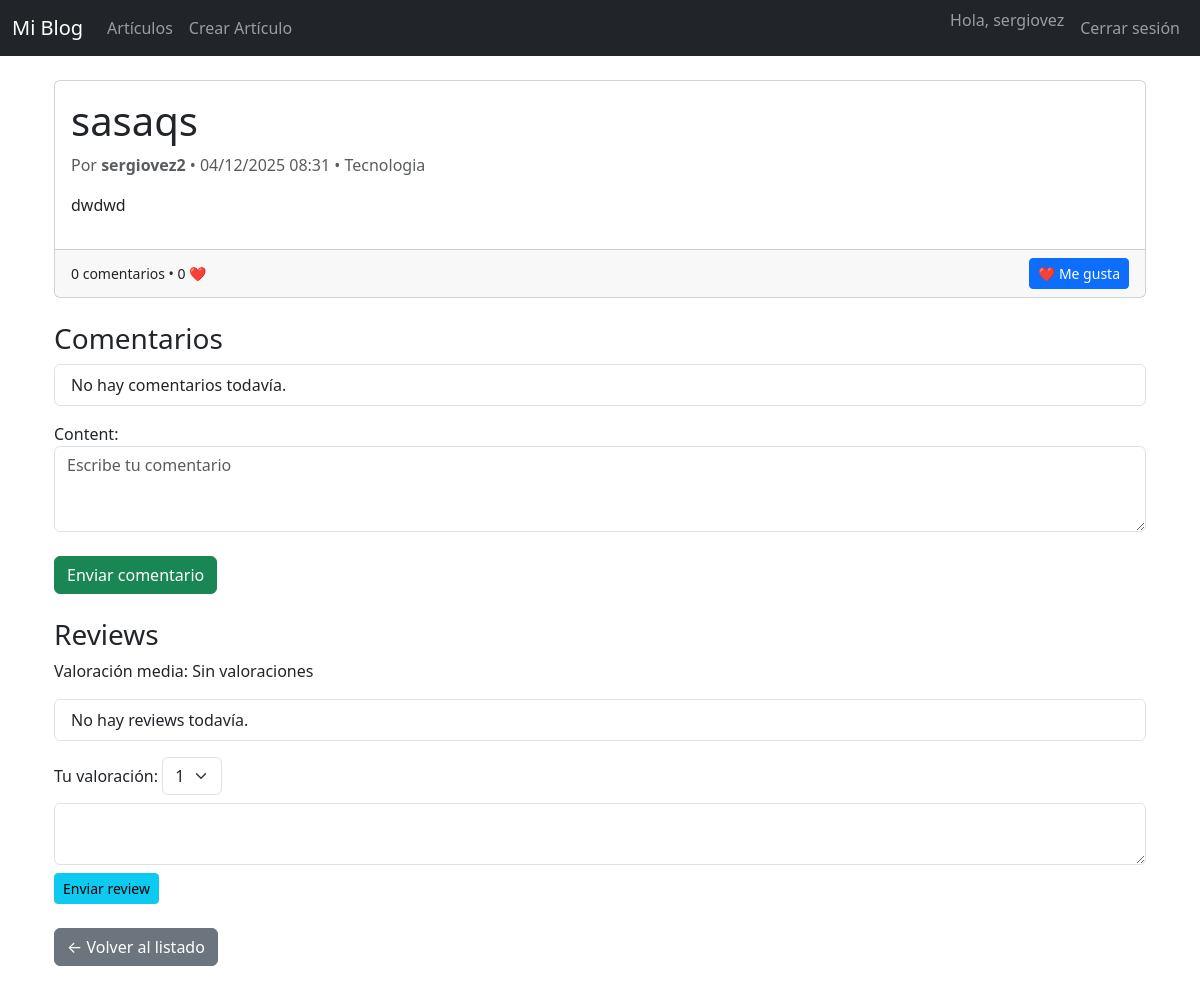
/articles/wqqswdeee/ (signed in), run on the app's committed database.
### articles/models.py (models this page shows, shortened)
class Article(models.Model):
    title = models.CharField(max_length=200)
    content = models.TextField()
    slug = models.SlugField(max_length=200, unique=True)
    author = models.ForeignKey(User, on_delete=models.CASCADE)
    category = models.ForeignKey(Category, on_delete=models.SET_NULL, null=True)
    tags = models.ManyToManyField(Tag, blank=True)
    created_at = models.DateTimeField(auto_now_add=True)
    updated_at = models.DateTimeField(auto_now=True)
    def total_likes(self):
        return self.likes.count()
    def user_has_liked_article(self, user):
        return self.likes.filter(user=user).exists()
    def average_rating(self):
        return self.reviews.aggregate(Avg('rating'))['rating__avg']

class Category(models.Model):
    name = models.CharField(max_length=50, unique=True)
    slug = models.SlugField(unique=True, blank=True)
    def __str__(self):
        return self.name

### articles/views.py (the view)
# urls.py: path("<slug:slug>/", views.article_detail, name="article_detail"),
@login_required
def article_detail(request, slug):
    article = get_object_or_404(Article, slug=slug)
    comments = Comment.objects.filter(article=article)
    reviews = Review.objects.filter(article=article)
    user_has_liked = article.user_has_liked_article(request.user) if request.user.is_authenticated else False
    user_review = None
    if request.user.is_authenticated:
        user_review = Review.objects.filter(article=article, reviewer=request.user).first()
    if request.method == 'POST' and 'review_submit' in request.POST:
        review_form = ReviewForm(request.POST)
        if review_form.is_valid() and request.user.is_authenticated:
            rating = review_form.cleaned_data['rating']
            comment = review_form.cleaned_data['comment']
            if user_review:
                user_review.rating = rating
                user_review.comment = comment
                user_review.save()
            else:
                Review.objects.create(
                    article=article,
                    reviewer=request.user,
                    rating=rating,
                    comment=comment
                )
            return redirect('articles:article_detail', slug=article.slug)
    else:
        review_form = ReviewForm(initial={
            'rating': user_review.rating if user_review else None,
            'comment': user_review.comment if user_review else ''
        })
    if request.method == 'POST' and 'comment_submit' in request.POST:
        comment_form = CommentForm(request.POST)
        if comment_form.is_valid() and request.user.is_authenticated:
            comment = comment_form.save(commit=False)
            comment.article = article
            comment.user = request.user
            comment.save()
            send_notification_email(
                subject=f"Nuevo comentario en '{article.title}'",
                message=f"{request.user.username} ha comentado tu artículo:\n\n{comment.content}",
                recipient_list=[article.author.email]
            )
            return redirect('articles:article_detail', slug=article.slug)
    else:
        comment_form = CommentForm()
    context = {
        'article': article,
        'user_has_liked': user_has_liked,
        'comments': comments,
        'reviews': reviews,
        'comment_form': comment_form,
        'review_form': review_form,
        'user_review': user_review,
        'rating_choices': [1, 2, 3, 4, 5],
        'user_review': user_review,
    }
    return render(request, 'articles/article_detail.html', context)

### articles/forms.py
class CommentForm(forms.ModelForm):
    class Meta:
        model = Comment
        fields = ['content']
        widgets = {
            'content': forms.Textarea(attrs={'class': 'form-control', 'placeholder': 'Escribe tu comentario','rows': 3}),
        }

class ReviewForm(forms.ModelForm):
    class Meta:
        model = Review
        fields = ['rating']
        widgets = {
            'rating': forms.NumberInput(attrs={'class': 'form-control', 'min': 1, 'max': 5}),
            'comment': forms.Textarea(attrs={'class': 'form-control', 'rows': 3}),
        }

### articles/templates/articles/article_detail.html (shortened to what this page needs)
{% extends "layout_base.html" %}
{% load custom_filters %}
{% block page_content %}
<div class="container my-4">
    <div class="card mb-4">
        <div class="card-body">
            <h1 class="card-title">{{ article.title }}</h1>
            <p class="text-muted">
                Por <strong>{{ article.author.username }}</strong> • {{ article.created_at|date:"d/m/Y H:i" }} • {{ article.category }}
            </p>
            <div class="card-text">
                {{ article.content|linebreaks }}
            </div>
        </div>
        <div class="card-footer d-flex justify-content-between align-items-center">
            <small>{{ article.comments.count }} comentarios • {{ article.total_likes }} ❤️</small>
            {% if user.is_authenticated %}
                <form action="{% url 'articles:article_like' article.slug %}" method="post">
                    {% if user_has_liked %}
                        <button type="submit" class="btn btn-danger btn-sm">💔 No me gusta</button>
                    {% else %}
                        <button type="submit" class="btn btn-primary btn-sm">❤️ Me gusta</button>
                    {% endif %}
                </form>
            {% endif %}
        </div>
    </div>
    <div class="mb-4">
        <h3>Comentarios</h3>
        <ul class="list-group mb-3">
            {% for comment in comments %}
                <li class="list-group-item">
                    <strong>{{ comment.user.username }}</strong>: {{ comment.content }}
                </li>
            {% empty %}
                <li class="list-group-item">No hay comentarios todavía.</li>
            {% endfor %}
        </ul>
        {% if user.is_authenticated %}
            <form method="post">
                {{ comment_form.as_p }}
                <button type="submit" name="comment_submit" class="btn btn-success mt-2">Enviar comentario</button>
            </form>
        {% else %}
            <p>Debes <a href="{% url 'users:login' %}">iniciar sesión</a> para comentar.</p>
        {% endif %}
    </div>
    <div class="mb-4">
        <h3>Reviews</h3>
        <p>Valoración media: {{ article.average_rating|default:"Sin valoraciones" }}</p>
        <ul class="list-group mb-3">
            {% for review in reviews %}
                <li class="list-group-item">
                    <strong>{{ review.reviewer.username }}</strong>: {{ review.rating }} ⭐ - {{ review.comment }}
                </li>
            {% empty %}
                <li class="list-group-item">No hay reviews todavía.</li>
            {% endfor %}
        </ul>
        {% if user.is_authenticated %}
            <form method="post" action="{% url 'articles:review_article' article.slug %}">
        <label for="rating">Tu valoración:</label>
        <select name="rating" id="rating" class="form-select d-inline w-auto mb-2">
            {% for i in rating_choices %}
                <option value="{{ i }}" {% if user_review and user_review.rating == i %}selected{% endif %}>{{ i }}</option>
            {% endfor %}
        </select>
        <textarea name="comment" class="form-control mb-2" placeholder="Comentario opcional">
            {% if user_review %}{{ user_review.comment }}{% endif %}
        </textarea>
                <button type="submit" class="btn btn-info btn-sm">Enviar review</button>
            </form>
        {% else %}
            <p>Debes <a href="{% url 'users:login' %}">iniciar sesión</a> para dejar una review.</p>
        {% endif %}
    </div>
    <a href="{% url 'articles:article_list' %}" class="btn btn-secondary">← Volver al listado</a>
</div>
{% endblock %}

### my_articles/templates/layout_base.html (shortened to what this page needs)
{% load static %}
<!DOCTYPE html>
<html lang="es">
<head>
    <link rel="stylesheet" href="{% static 'css/styles.css' %}">
    <link href="https://cdn.jsdelivr.net/npm/bootstrap@5.3.2/dist/css/bootstrap.min.css" rel="stylesheet">
</head>
<body>
<nav class="navbar navbar-expand-lg navbar-dark bg-dark mb-4">
  <div class="container-fluid">
    <a class="navbar-brand" href="{% url 'articles:article_list' %}">Mi Blog</a>
    <div class="collapse navbar-collapse" id="navbarNav">
      <ul class="navbar-nav me-auto">
        <li class="nav-item">
          <a class="nav-link" href="{% url 'articles:article_list' %}">Artículos</a>
        </li>
        {% if user.is_authenticated %}
        <li class="nav-item">
          <a class="nav-link" href="{% url 'articles:article_create' %}">Crear Artículo</a>
        </li>
        {% endif %}
      </ul>
      <ul class="navbar-nav">
        {% if user.is_authenticated %}
        <li class="nav-item">
          <span class="navbar-text me-2">Hola, {{ user.username }}</span>
        </li>
        <li class="nav-item">
            <form method="post" action="{% url 'core:logout' %}" class="d-inline">
            <button type="submit" class="btn btn-link nav-link">Cerrar sesión</button>
            </form>
        </li>
        {% endif %}
      </ul>
    </div>
  </div>
</nav>
<div class="container">
    {% block page_content %}{% endblock %}
</div>
</body>
</html>

### static/css/styles.css (style rules this page uses)
body { background-color: white; }

### data on the page
Article: title "sasaqs", author.username "sergiovez2", created_at "04/12/2025 08:31", category "Tecnologia", content "dwdwd", comments.count "0", total_likes "0", average_rating "Sin valoraciones"

### other printed values
{{ user.username }} "sergiovez"
form field rating "1"
